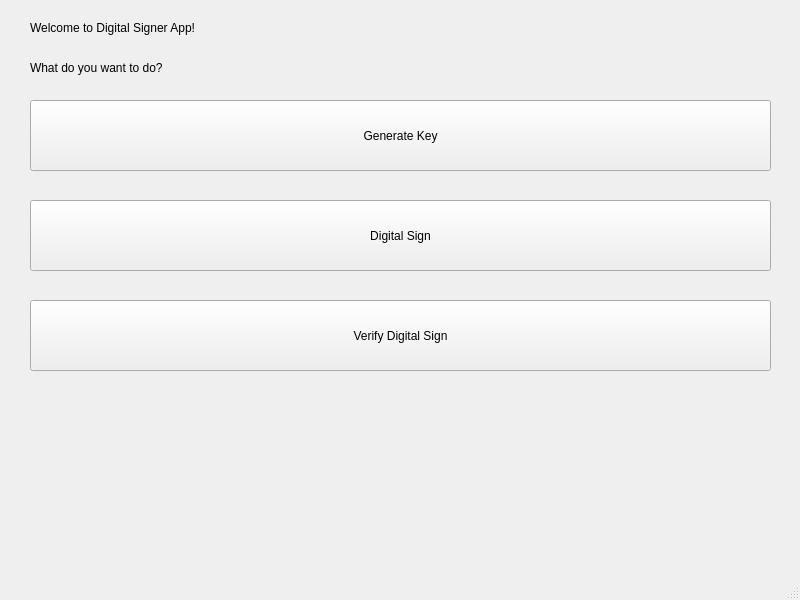
<?xml version="1.0" encoding="UTF-8"?>
<ui version="4.0">
 <class>MainWindow</class>
 <widget class="QMainWindow" name="MainWindow">
  <property name="geometry">
   <rect>
    <x>0</x>
    <y>0</y>
    <width>800</width>
    <height>600</height>
   </rect>
  </property>
  <property name="windowTitle">
   <string>MainWindow</string>
  </property>
  <widget class="QWidget" name="centralwidget">
   <widget class="QLabel" name="label">
    <property name="geometry">
     <rect>
      <x>30</x>
      <y>20</y>
      <width>231</width>
      <height>16</height>
     </rect>
    </property>
    <property name="sizePolicy">
     <sizepolicy hsizetype="Preferred" vsizetype="Preferred">
      <horstretch>0</horstretch>
      <verstretch>0</verstretch>
     </sizepolicy>
    </property>
    <property name="baseSize">
     <size>
      <width>0</width>
      <height>0</height>
     </size>
    </property>
    <property name="text">
     <string>Welcome to Digital Signer App!</string>
    </property>
   </widget>
   <widget class="QLabel" name="label_2">
    <property name="geometry">
     <rect>
      <x>30</x>
      <y>60</y>
      <width>231</width>
      <height>16</height>
     </rect>
    </property>
    <property name="text">
     <string>What do you want to do?</string>
    </property>
    <property name="textFormat">
     <enum>Qt::PlainText</enum>
    </property>
   </widget>
   <widget class="QPushButton" name="generateKeyButton">
    <property name="geometry">
     <rect>
      <x>30</x>
      <y>100</y>
      <width>741</width>
      <height>71</height>
     </rect>
    </property>
    <property name="text">
     <string>Generate Key</string>
    </property>
   </widget>
   <widget class="QPushButton" name="digiSignButton">
    <property name="geometry">
     <rect>
      <x>30</x>
      <y>200</y>
      <width>741</width>
      <height>71</height>
     </rect>
    </property>
    <property name="text">
     <string>Digital Sign</string>
    </property>
   </widget>
   <widget class="QPushButton" name="verifyButton">
    <property name="geometry">
     <rect>
      <x>30</x>
      <y>300</y>
      <width>741</width>
      <height>71</height>
     </rect>
    </property>
    <property name="text">
     <string>Verify Digital Sign</string>
    </property>
   </widget>
  </widget>
  <widget class="QMenuBar" name="menubar">
   <property name="geometry">
    <rect>
     <x>0</x>
     <y>0</y>
     <width>800</width>
     <height>26</height>
    </rect>
   </property>
  </widget>
  <widget class="QStatusBar" name="statusbar"/>
 </widget>
 <resources/>
 <connections/>
</ui>
